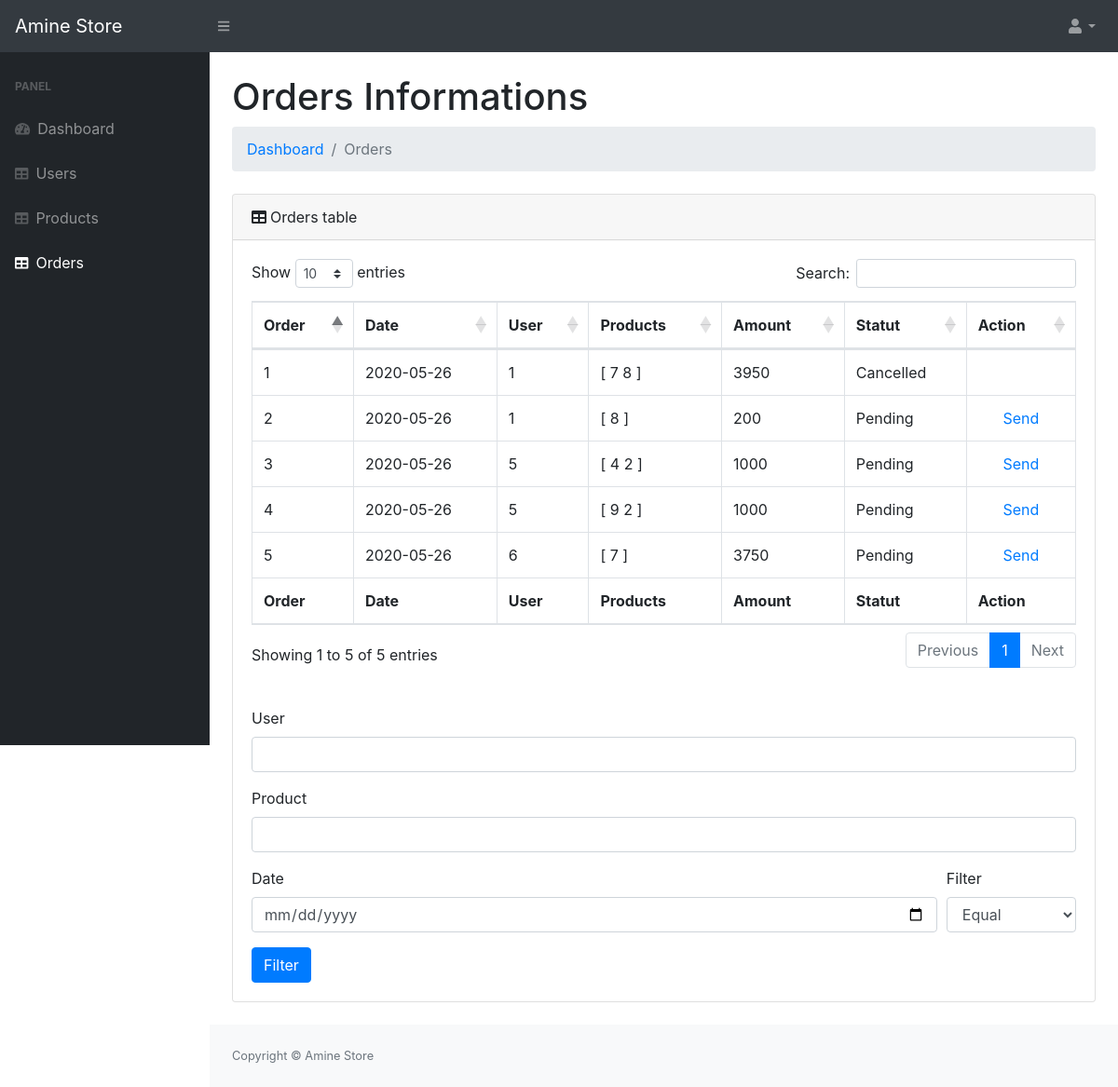
The app's page /AmineStorePHP/AdminPanel/orders.php (signed in) with its own data.
### tables this page shows
CREATE TABLE `pedidos` (
  `id` int(11) NOT NULL,
  `uid` int(11) NOT NULL,
  `direccion` varchar(100) NOT NULL,
  `telefono` int(9) NOT NULL,
  `tarjeta` varchar(16) NOT NULL,
  `cantidad` double NOT NULL,
  `estado_pedido` int(11) NOT NULL,
  `fech` date DEFAULT NULL
);

CREATE TABLE `estado_pedido` (
  `id` int(11) NOT NULL,
  `nombre` varchar(24) NOT NULL
);

### AmineStorePHP/AdminPanel/orders.php (the view, shortened to what this page needs)
<?php session_start();
if (isset($_SESSION['userid'])) {
require_once('../Database/basedatos.php');
$db= conectar();
$filternum=0;
?>
<!DOCTYPE html>
<html lang="en">
    <head>
        <link href="css/styles.css" rel="stylesheet" />
        <link href="https://cdn.datatables.net/1.10.20/css/dataTables.bootstrap4.min.css" rel="stylesheet" />
    </head>
    <body class="sb-nav-fixed">
        <nav class="sb-topnav navbar navbar-expand navbar-dark bg-dark">
            <a class="navbar-brand" href="index.php">Amine Store</a><button class="btn btn-link btn-sm order-1 order-lg-0" id="sidebarToggle" href="#"><i class="fas fa-bars"></i></button
            <form class="d-none d-md-inline-block form-inline ml-auto mr-0 mr-md-3 my-2 my-md-0">
            <ul class="navbar-nav d-md-inline-block form-inline ml-auto">
                <li class="nav-item dropdown">
                    <a class="nav-link dropdown-toggle" id="userDropdown" href="#" role="button" data-toggle="dropdown" aria-haspopup="true" aria-expanded="false"><i class="fas fa-user fa-fw"></i></a>
                </li>
            </ul>
        </nav>
        <div id="layoutSidenav">
            <div id="layoutSidenav_nav">
                <nav class="sb-sidenav accordion sb-sidenav-dark" id="sidenavAccordion">
                    <div class="sb-sidenav-menu">
                        <div class="nav">
                            <div class="sb-sidenav-menu-heading">Panel</div>
                            <a class="nav-link" href="index.php"
                                ><div class="sb-nav-link-icon"><i class="fas fa-tachometer-alt"></i></div>
                                Dashboard</a
                            >
                            <a class="nav-link" href="users.php"
                                ><div class="sb-nav-link-icon"><i class="fas fa-table"></i></div>
                                Users</a>
                             <a class="nav-link" href="products.php"
                                ><div class="sb-nav-link-icon"><i class="fas fa-table"></i></div>
                                Products</a>
                             <a class="nav-link" href="orders.php"
                                ><div class="sb-nav-link-icon"><i class="fas fa-table"></i></div>
                                Orders</a>
                        </div>
                    </div>
                </nav>
            </div>
            <div id="layoutSidenav_content">
                <main>
                    <div class="container-fluid">
                        <h1 class="mt-4">Orders Informations</h1>
                        <ol class="breadcrumb mb-4">
                            <li class="breadcrumb-item"><a href="index.php">Dashboard</a></li>
                            <li class="breadcrumb-item active">Orders</li>
                        </ol>
                        <div class="card mb-4">
                            <div class="card-header"><i class="fas fa-table mr-1"></i>Orders table</div>
                            <div class="card-body">
                                <div class="table-responsive">
                                    <table class="table table-bordered" id="dataTable" width="100%" cellspacing="0">
                                        <thead>
                                            <tr>
                                                 <th>Order</th>
                                                <th>Date</th>
                                                <th>User</th>
                                                <th>Products</th>
                                                <th>Amount</th>
                                                <th>Statut</th>
                                                <th>Action</th>
                                            </tr>
                                        </thead>
                                        <tfoot>
                                            <tr>
                                                 <th>Order</th>
                                                <th>Date</th>
                                                <th>User</th>
                                                <th>Products</th>
                                                <th>Amount</th>
                                                <th>Statut</th>
                                                <th>Action</th>
                                            </tr>
                                        </tfoot>
                                        <tbody>
                                        <?php
                                        if($filternum==0){
                                            $sqle = "SELECT p.id as id ,p.fech as fech , p.uid as uid , p.cantidad as cantidad , ep.nombre as nombre FROM pedidos p,estado_pedido ep  where p.estado_pedido=ep.id";
                                        }
                                        $result = mysqli_query($db,$sqle);
                                        while($row = mysqli_fetch_assoc($result)){
                                        ?>
                                            <tr>
                                                <td><?php echo $row["id"]; ?> </td>
                                                 <td><?php echo $row["fech"]; ?> </td>
                                                  <td><?php echo $row["uid"]; ?> </td>
                                                   <td>
                                                   <?php
                                                   $sqlr = "SELECT distinct(id_producto) as idi from pedido_producto where id_pedido=".$row['id'];
                                                   $resulte = mysqli_query($db,$sqlr);
                                                   echo " [ ";
                                                   while($rowe = mysqli_fetch_assoc($resulte)){
                                                       echo $rowe["idi"];
                                                   }
                                                   echo "]";
                                                   ?>
                                                   </td>
                                                   <td><?php echo $row["cantidad"]; ?> </td>
                                                <td><?php echo $row["nombre"]; ?> </td>
                                                 <td>
                                                    <?php  if($row["nombre"]=="Pending"){$action="send.php?id=";}else if($row["nombre"]=="Sent"){$action="delivered.php?id=";} ?>
                                                    <center>
                                                    <a href="<?php echo $action."".$row["id"]; ?>">
                                                        <?php if($row["nombre"]=="Pending"){echo "Send";}else if($row["nombre"]=="Sent"){echo "Delivered";} ?>
                                                    </a>
                                                    </center>
                                                </td>
                                            </tr>
                                        <?php } ?>
                                        </tbody>
                                    </table>
                                </div>
                            </div>
                            <div class="card-body">
                                <form action="" method="get">
                                    <div class="form-group">
                                      <label>User</label>
                                      <input type="number" class="form-control" name="user" >
                                    </div>
                                    <div class="form-group">
                                      <label>Product</label>
                                      <input type="number" class="form-control" name="product" >
                                    </div>
                                     <div class="form-row">
                                        <div class="form-group col-md-10">
                                          <label for="inputCity">Date</label>
                                          <input type="date" class="form-control"  name="date">
                                        </div>
                                        <div class="form-group col-md-2">
                                          <label for="inputState">Filter</label>
                                          <select name="filtermethod" id="inputState" class="form-control">
                                            <option value="1">Equal</option>
                                        </select>
                                        </div>
                                     </div>
                                    <button type="submit" class="btn btn-primary" name="filter">Filter</button>
                                </form>
                        </div>
                        </div>
                    </div>
                </main>
                <footer class="py-4 bg-light mt-auto">
                    <div class="container-fluid">
                        <div class="d-flex align-items-center justify-content-between small">
                            <div class="text-muted">Copyright &copy; Amine Store</div>
                        </div>
                    </div>
                </footer>
            </div>
        </div>
    </body>
</html>
<?php
}
else {
header('Location: ../login.php');
}
?>

### records on screen
pedidos: id "1", fech "2020-05-26", uid "1", idi "7", idi "8", cantidad "3950", estado_pedido.nombre "Cancelled"
pedidos: id "2", fech "2020-05-26", uid "1", idi "8", cantidad "200", estado_pedido.nombre "Pending", shows "Send"
pedidos: id "3", fech "2020-05-26", uid "5", idi "4", idi "2", cantidad "1000", estado_pedido.nombre "Pending", shows "Send"
pedidos: id "4", fech "2020-05-26", uid "5", idi "9", idi "2", cantidad "1000", estado_pedido.nombre "Pending", shows "Send"
pedidos: id "5", fech "2020-05-26", uid "6", idi "7", cantidad "3750", estado_pedido.nombre "Pending", shows "Send"
